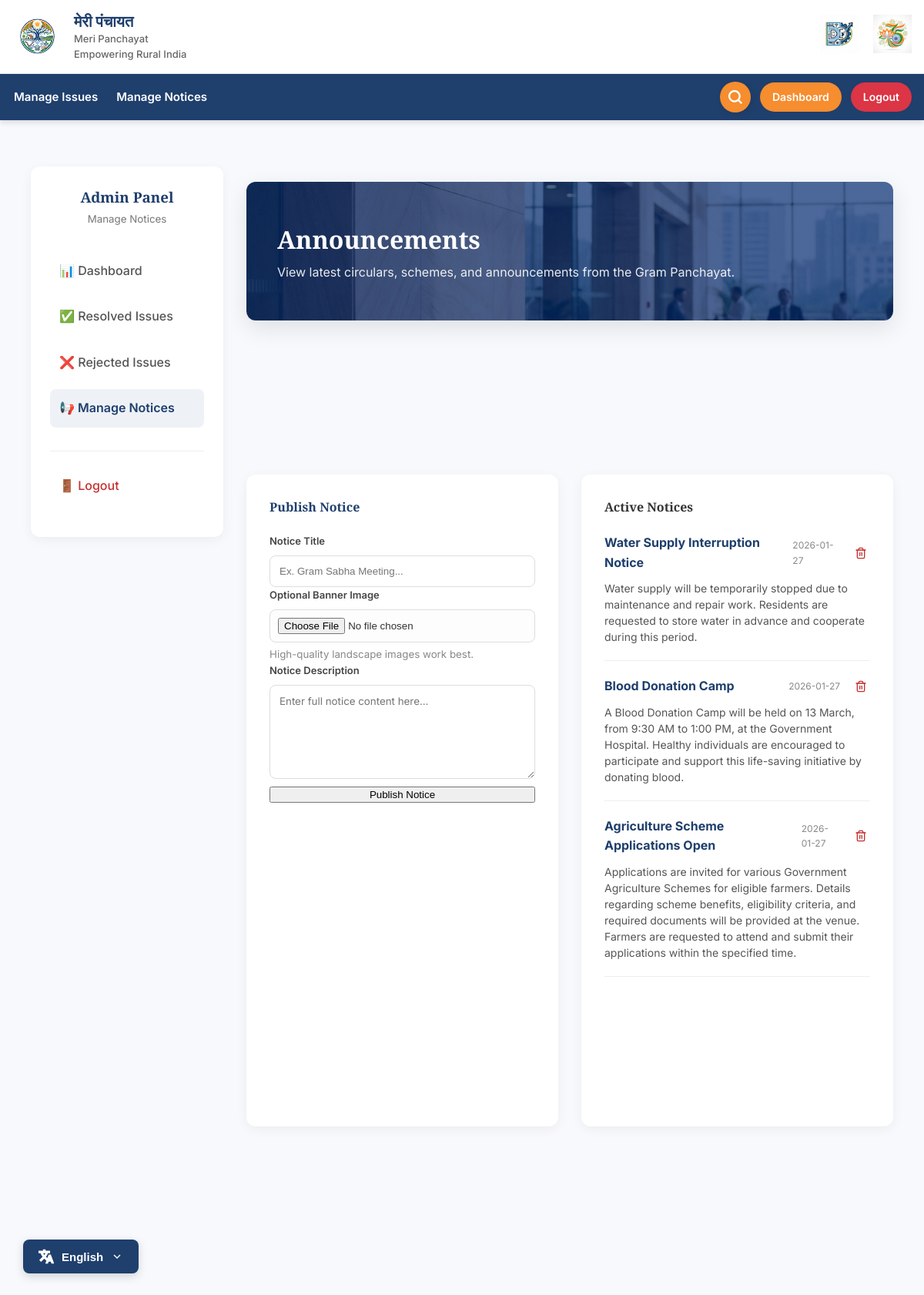
/admin/notices (signed in), run on the app's committed database.
### tables this page shows
CREATE TABLE notices ( 
        id INTEGER PRIMARY KEY AUTOINCREMENT,
        panchayath_id INTEGER,
        title TEXT,
        description TEXT,
        banner_path TEXT,
        created_at DATETIME DEFAULT CURRENT_TIMESTAMP
    );

### app.py (the view, shortened to what this page needs)
@app.route("/admin/notices", methods=["GET", "POST"])
@login_required
def admin_notices():
    pid = session["panchayath_id"]
    conn = connect_db()
    notices = conn.execute("""
        SELECT * FROM notices
        WHERE panchayath_id = ?
        ORDER BY created_at DESC
    """, (pid,)).fetchall()
    conn.close()
    return render_template("admin/notices.html", notices=notices)

### app.py (called while the page is built)
def connect_db():
    conn = sqlite3.connect(DB_NAME, timeout=10) # Added timeout
    conn.row_factory = sqlite3.Row
    conn.execute("PRAGMA journal_mode=WAL;")
    return conn

def _get_text(key):
    lang = session.get("lang", "en")
    return TRANSLATIONS.get(lang, TRANSLATIONS["en"]).get(key, key)

@app.context_processor
def inject_get_text():
    return dict(get_text=_get_text)

def login_required(f):
    @wraps(f)
    def decorated_function(*args, **kwargs):
        if "admin_id" not in session:
            flash(_get_text("flash_login_required"), "warning")
            return redirect(url_for("admin_login"))
        return f(*args, **kwargs)
    return decorated_function

### templates/admin/notices.html (shortened to what this page needs)
{% extends "base.html" %}
{% block css %}
<link rel="stylesheet" href="{{ url_for('static', filename='css/dashboard.css') }}">
{% endblock %}
{% block content %}
<div class="admin-dashboard-container">
  <aside class="admin-sidebar">
    <div style="text-align: center; margin-bottom: 30px;">
      <h3 style="color: var(--primary-color); margin: 0; font-family: var(--font-serif);">{{ get_text('admin_panel') }}
      </h3>
      <small style="color: #777;">{{ get_text('manage_notices_nav') }}</small>
    </div>
    <nav class="admin-nav">
      <ul style="list-style: none; padding: 0;">
        <li>
          <a href="{{ url_for('admin_dashboard') }}">
            📊 {{ get_text('dashboard') }}
          </a>
        </li>
        <li>
          <a href="{{ url_for('admin_completed_issues') }}">
            ✅ Resolved Issues
          </a>
        </li>
        <li>
          <a href="{{ url_for('admin_rejected_issues') }}">
            ❌ Rejected Issues
          </a>
        </li>
        <li>
          <a href="{{ url_for('admin_notices') }}" class="active">
            📢 {{ get_text('manage_notices_nav') }}
          </a>
        </li>
        <li style="margin-top: 30px; border-top: 1px solid #eee; padding-top: 20px;">
          <a href="{{ url_for('admin_logout') }}" style="color: #c53030;">
            🚪 {{ get_text('logout') }}
          </a>
        </li>
      </ul>
    </nav>
  </aside>
  <main class="dashboard-main">
    <div class="notices-hero"
      style="background-image: linear-gradient(rgba(1, 41, 112, 0.7), rgba(1, 41, 112, 0.7)), url('/static/image/admin_notices_banner_bg.png');
             height: 180px; background-size: cover; background-position: center; border-radius: 12px; margin-bottom: 30px;
             display: flex; flex-direction: column; justify-content: center; padding: 0 40px; color: white; box-shadow: 0 10px 30px rgba(0,0,0,0.1);">
      <h2 style="margin: 0; font-family: var(--font-serif); font-size: 32px; color: white;">{{ get_text('announcements')
        }}</h2>
      <p style="margin: 5px 0 0; opacity: 0.9; font-size: 16px;">{{ get_text('latest_notices_desc') }}</p>
    </div>
    <div class="notices-grid">
      <div class="notice-create">
        <h4 style="margin-top: 0; margin-bottom: 20px; color: var(--primary-color);">{{ get_text('publish_notice') }}
        </h4>
        <form method="post" enctype="multipart/form-data">
          <div class="form-group">
            <label style="font-size: 13px; font-weight: 600; color: #444; margin-bottom: 8px; display: block;">{{
              get_text('notice_title') }}</label>
            <input type="text" name="title" required placeholder="Ex. Gram Sabha Meeting..."
              style="width: 100%; padding: 12px; border: 1px solid #ddd; border-radius: 8px;">
          </div>
          <div class="form-group">
            <label style="font-size: 13px; font-weight: 600; color: #444; margin-bottom: 8px; display: block;">{{
              get_text('optional_banner') }}</label>
            <input type="file" name="banner" accept="image/*"
              style="width: 100%; padding: 10px; border: 1px solid #ddd; border-radius: 8px; background: #fdfdfd;">
            <small style="color: #888; display: block; margin-top: 5px;">High-quality landscape images work
              best.</small>
          </div>
          <div class="form-group">
            <label style="font-size: 13px; font-weight: 600; color: #444; margin-bottom: 8px; display: block;">{{
              get_text('notice_desc') }}</label>
            <textarea name="description" rows="6" required placeholder="Enter full notice content here..."
              style="width: 100%; border: 1px solid #ddd; border-radius: 8px; padding: 12px; font-family: inherit; box-sizing: border-box;"></textarea>
          </div>
          <button type="submit" class="primary-btn" style="width: 100%; justify-content: center;">{{
            get_text('publish_btn') }}</button>
        </form>
      </div>
      <div class="notice-list-container">
        <h4 style="margin-top: 0; margin-bottom: 20px; color: #333;">Active Notices</h4>
        <div class="notice-list" style="max-height: 600px; overflow-y: auto;">
          {% for n in notices %}
          <div class="notice-item" style="cursor: pointer;" onclick="openNoticeModal(this)" data-title="{{ n.title }}"
            data-date="{{ n.created_at[:10] }}" data-description="{{ n.description }}"
            data-image="{{ url_for('static', filename=n.banner_path) if n.banner_path else '' }}">
            <div style="display: flex; justify-content: space-between; margin-bottom: 10px;">
              <strong style="font-size: 16px; color: var(--primary-color);">{{ n.title }}</strong>
              <div style="display: flex; align-items: center; gap: 15px;" onclick="event.stopPropagation()">
                <small style="color: #888; font-size: 12px;">{{ n.created_at[:10] }}</small>
                <a href="{{ url_for('delete_notice', notice_id=n.id) }}"
                  onclick="return confirm('{{ get_text('confirm_delete_notice') }}');"
                  style="color: #c53030; display: flex; align-items: center; padding: 4px; border-radius: 4px; transition: background 0.2s;"
                  onmouseover="this.style.backgroundColor='#fff5f5'"
                  onmouseout="this.style.backgroundColor='transparent'" title="{{ get_text('delete') }}">
                </a>
              </div>
            </div>
            <p style="margin: 0; font-size: 14px; color: #555; line-height: 1.5;">{{ n.description }}</p>
          </div>
          {% else %}
          <p class="text-muted" style="text-align: center; padding: 20px;">{{ get_text('no_notices') }}</p>
          {% endfor %}
        </div>
      </div>
    </div>
  </main>
</div>
{% endblock %}

### static/css/layout.css (style rules this page uses)
:root { --primary-color: #1f3f6d; --secondary-color: #f68d2e; --accent-color: #138808; --text-color: #333; --bg-color: #f7f9fc; --white: #ffffff; --font-main: 'Inter', sans-serif; --font-serif: 'Playfair Display', serif; }
* { box-sizing: border-box; }
html { scroll-behavior: smooth; }
body { margin: 0; font-family: var(--font-main); background: var(--bg-color); color: var(--text-color); line-height: 1.6; font-size: 16px; -webkit-font-smoothing: antialiased; -moz-osx-font-smoothing: grayscale; }
h1, h2, h3, h4, h5, h6 { font-family: var(--font-serif); font-weight: 700; margin-top: 0; color: var(--primary-color); }
main { padding: 20px 0; min-height: 60vh; }

### static/css/dashboard.css (style rules this page uses)
.admin-dashboard-container { display: grid; grid-template-columns: 250px 1fr; gap: 30px; padding: 40px; min-height: 80vh; max-width: 1400px; margin: auto; }
.admin-sidebar { background: var(--white); padding: 25px; border-radius: 12px; box-shadow: 0 4px 15px rgba(0, 0, 0, 0.05); height: fit-content; }
.admin-nav ul { list-style: none; padding: 0; }
.admin-nav li { margin-bottom: 10px; }
.admin-nav a { display: block; padding: 12px; color: #555; text-decoration: none; transition: 0.2s; border-radius: 8px; font-weight: 500; }
.admin-nav a.active { background: #eef2f7; color: var(--primary-color); font-weight: 600; }
.dashboard-main { display: grid; gap: 30px; }
.recent-issues, .notice-list-container, .notice-create { background: var(--white); padding: 30px; border-radius: 12px; box-shadow: 0 4px 15px rgba(0, 0, 0, 0.05); }
.notice-item { border-bottom: 1px solid #eee; padding-bottom: 20px; margin-bottom: 20px; }
.notices-grid { display: grid; grid-template-columns: 1fr 1fr; gap: 30px; }

### data on the page
notices: title "Water Supply Interruption Notice", created_at "2026-01-27", description "Water supply will be temporarily stopped due to maintenance and repair work. Residents are requested to store water in advance and cooperate during this period."
notices: title "Blood Donation Camp", created_at "2026-01-27", description "A Blood Donation Camp will be held on 13 March, from 9:30 AM to 1:00 PM, at the Government Hospital. Healthy individuals are encouraged to participate and support this life-saving initiative by donating blood."
notices: title "Agriculture Scheme Applications Open", created_at "2026-01-27", description "Applications are invited for various Government Agriculture Schemes for eligible farmers. Details regarding scheme benefits, eligibility criteria, and required documents will be provided at the venue. Farmers are requested to attend and submit their applications within the specified time."

### other printed values
{{ get_text('brand_name_hindi') }} "मेरी पंचायत"
{{ get_text('brand_name_en') }} "Meri Panchayat"
{{ get_text('brand_tagline') }} "Empowering Rural India"
{{ get_text('manage_issues') }} "Manage Issues"
{{ get_text('manage_notices') }} "Manage Notices"
{{ get_text('dashboard') }} "Dashboard"
{{ get_text('logout') }} "Logout"
{{ get_text('admin_panel') }} "Admin Panel"
{{ get_text('manage_notices_nav') }} "Manage Notices"
{{ get_text('announcements') }} "Announcements"
{{ get_text('latest_notices_desc') }} "View latest circulars, schemes, and announcements from the Gram Panchayat."
{{ get_text('publish_notice') }} "Publish Notice"
{{ get_text('notice_title') }} "Notice Title"
{{ get_text('optional_banner') }} "Optional Banner Image"
{{ get_text('notice_desc') }} "Notice Description"
